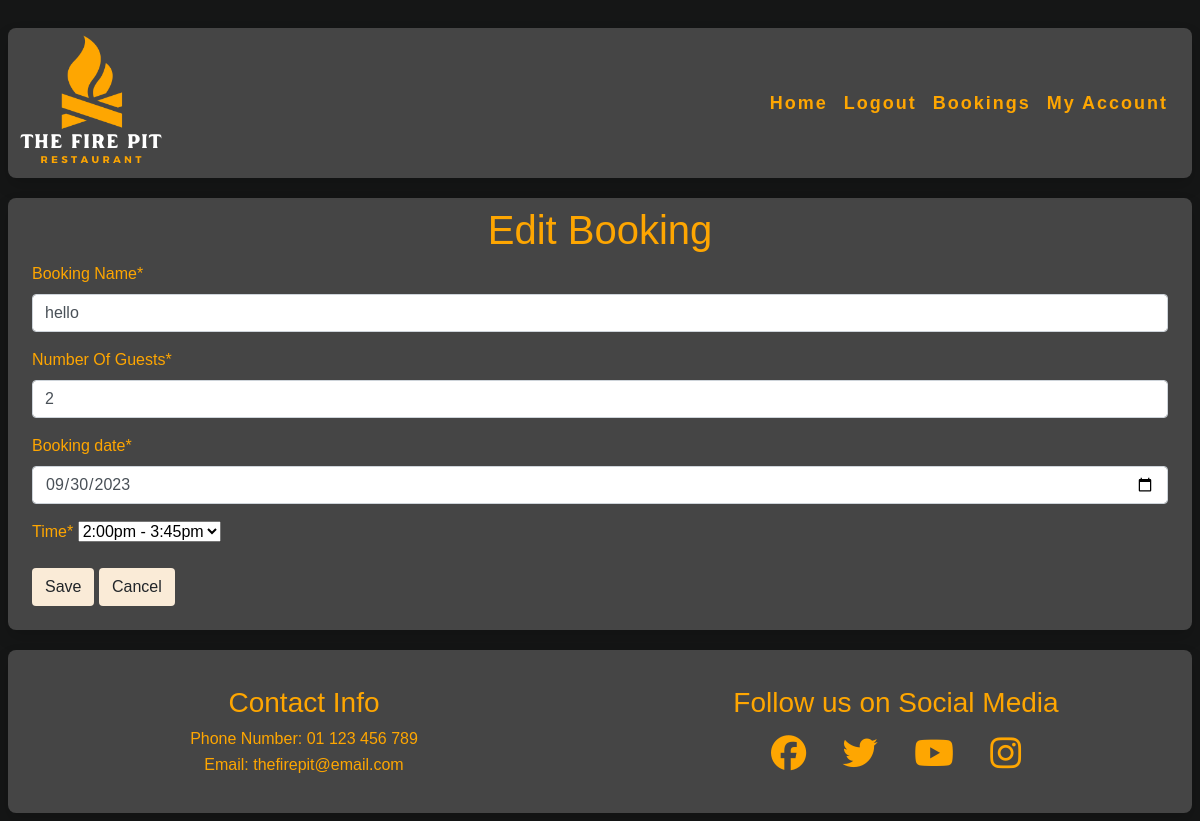
The page /booking/edit_booking/20 (signed in) on the database its author committed.
### booking/models.py (models this page shows, shortened)
class Booking(models.Model):
    customer = models.ForeignKey(
        User, on_delete=models.CASCADE, related_name="customer")
    booking_name = models.CharField(max_length=25)
    tables_needed_small = models.IntegerField(default=0)
    tables_needed_medium = models.IntegerField(default=0)
    tables_needed_large = models.IntegerField(default=0)
    guest_count = models.IntegerField(default=2)
    booking_date = models.DateField()
    booking_time = models.IntegerField(choices=TIME_SLOTS, default=1)
    class Meta:
        ordering = ['booking_date', 'booking_time']

### booking/views.py (the view, shortened to what this page needs)
# urls.py: path('edit_booking/<slug:pk>',
class edit_booking(LoginRequiredMixin, UserPassesTestMixin, UpdateView):
    form_class = BookingForm
    template_name = 'booking/edit_booking.html'
    success_url = "/"
    model = Booking
    def test_func(self):
        if self.request.user.is_staff:
            return True
        else:
            return self.request.user == self.get_object().customer

### booking/forms.py (shortened to what this page needs)
class BookingForm(forms.ModelForm):
    booking_date = forms.DateField(widget=forms.TextInput(
                                   attrs={'type': 'date'}),
                                   required=True)
    class Meta:
        model = Booking
        fields = [
            'booking_name', 'guest_count', 'booking_date', 'booking_time',
            ]
        labels = {
            'booking_name': 'Booking Name',
            'guest_count': 'Number Of Guests',
            'booking_date': 'Date',
            'booking_time': 'Time',
        }
    def __init__(self, *args, **kwargs):
        super().__init__(*args, **kwargs)
        self.fields['booking_date'].widget.attrs['class'] = 'datepicker'
        self.fields['booking_date'].widget.attrs['autocomplete'] = 'off'

### booking/templates/booking/edit_booking.html (shortened to what this page needs)
{% extends "base.html" %}
{% load static %}
{% load crispy_forms_tags %}
{% block content %}
<div class="m-3">
    <form method="POST" action="{% url 'edit_booking' booking.id %}" class="form mb-2 p-2 form-style" enctype="multipart/form-data">
        <h1 class="text-center">Edit Booking</h1>
        {{ form|crispy }}
        <button type="submit" class="btn button-style mb-3">Save</button>
        <a class="btn button-style mb-3" href="{% url 'booking_home' %}">Cancel</a>
    </form>
</div>
{% endblock %}

### static/css/style.css (style rules this page uses)
body { font-family: Nunito, sans-serif; font-weight: 300; background-color: #151616; color: #fea601; max-width: 1200px; padding: 8px; width: 100%; margin: auto; }
.btn { background-color: antiquewhite; }

### rows shown on the page
Booking: booking_name "hello", guest_count "2", booking_date "09/30/2023", booking_time "2:00pm - 3:45pm"
